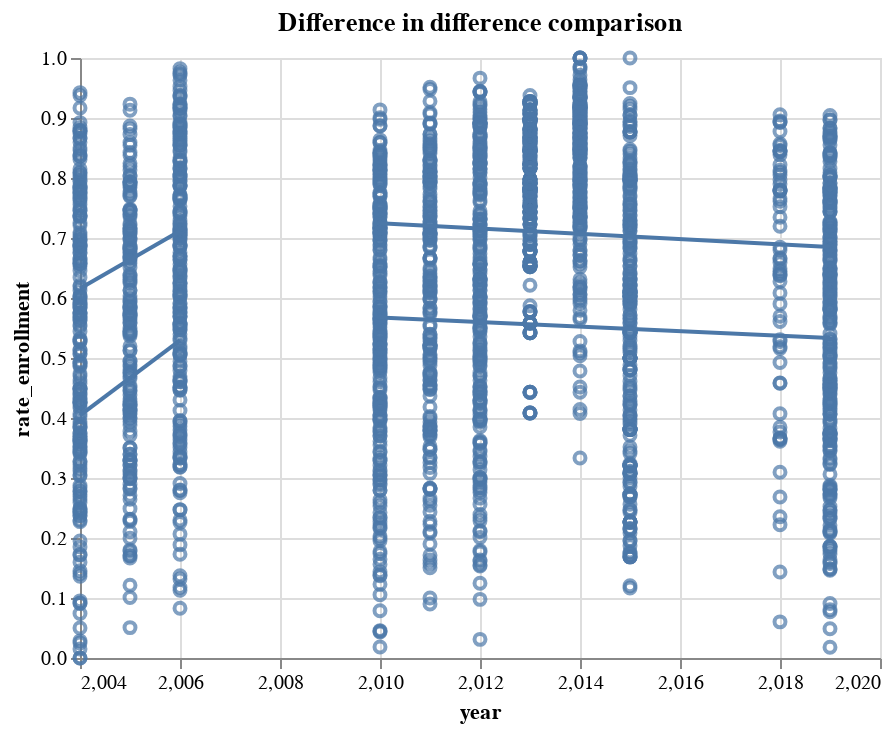

The notebook cell saved with this chart:
### Code cell
import altair as alt

base = (
    alt.Chart(Y_t1_pre, title="Difference in difference comparison")
    .mark_point()
    .encode(
        alt.X("year", scale=alt.Scale(zero=False)),
        alt.Y("rate_enrollment", scale=alt.Scale(zero=False)),
    )
)

base2 = (
    alt.Chart(Y_t0_pre)
    .mark_point()
    .encode(
        alt.X("year", scale=alt.Scale(zero=False)),
        alt.Y("rate_enrollment", scale=alt.Scale(zero=False)),
    )
)

base3 = (
    alt.Chart(Y_t0_post)
    .mark_point()
    .encode(
        alt.X("year", scale=alt.Scale(zero=False)),
        alt.Y("rate_enrollment", scale=alt.Scale(zero=False)),
    )
)

base4 = (
    alt.Chart(Y_t1_post)
    .mark_point()
    .encode(
        alt.X("year", scale=alt.Scale(zero=False)),
        alt.Y("rate_enrollment", scale=alt.Scale(zero=False)),
    )
)
# Adding linear regression to observe trend
(
    base
    + base2
    + base3
    + base4
    + base.transform_regression("year", "rate_enrollment").mark_line()
    + base2.transform_regression("year", "rate_enrollment").mark_line()
    + base3.transform_regression("year", "rate_enrollment").mark_line()
    + base4.transform_regression("year", "rate_enrollment").mark_line()
)

### Figure 1 — Vega-Lite specification as saved in the notebook (floating-point values rounded to 4 significant figures; data arrays with more than 128 entries replaced by an {"elided": "..."} marker saying what was removed)
{"config": {"view": {"continuousWidth": 400, "continuousHeight": 300}}, "layer": [{"data": {"name": "data-4c86ab1b1f642f4608b9838485cde1d3"}, "mark": "point", "encoding": {"x": {"type": "quantitative", "field": "year", "scale": {"zero": false}}, "y": {"type": "quantitative", "field": "rate_enrollment", "scale": {"zero": false}}}, "title": "Difference in difference comparison"}, {"data": {"name": "data-8ad430b178c46943568d109f8d82177e"}, "mark": "point", "encoding": {"x": {"type": "quantitative", "field": "year", "scale": {"zero": false}}, "y": {"type": "quantitative", "field": "rate_enrollment", "scale": {"zero": false}}}}, {"data": {"name": "data-73a544e2a87a7887ff3b084777d467fb"}, "mark": "point", "encoding": {"x": {"type": "quantitative", "field": "year", "scale": {"zero": false}}, "y": {"type": "quantitative", "field": "rate_enrollment", "scale": {"zero": false}}}}, {"data": {"name": "data-3c32d0df497505f42b262b89af602851"}, "mark": "point", "encoding": {"x": {"type": "quantitative", "field": "year", "scale": {"zero": false}}, "y": {"type": "quantitative", "field": "rate_enrollment", "scale": {"zero": false}}}}, {"data": {"name": "data-4c86ab1b1f642f4608b9838485cde1d3"}, "mark": "line", "encoding": {"x": {"type": "quantitative", "field": "year", "scale": {"zero": false}}, "y": {"type": "quantitative", "field": "rate_enrollment", "scale": {"zero": false}}}, "title": "Difference in difference comparison", "transform": [{"on": "year", "regression": "rate_enrollment"}]}, {"data": {"name": "data-8ad430b178c46943568d109f8d82177e"}, "mark": "line", "encoding": {"x": {"type": "quantitative", "field": "year", "scale": {"zero": false}}, "y": {"type": "quantitative", "field": "rate_enrollment", "scale": {"zero": false}}}, "transform": [{"on": "year", "regression": "rate_enrollment"}]}, {"data": {"name": "data-73a544e2a87a7887ff3b084777d467fb"}, "mark": "line", "encoding": {"x": {"type": "quantitative", "field": "year", "scale": {"zero": false}}, "y": {"type": "quantitative", "field": "rate_enrollment", "scale": {"zero": false}}}, "transform": [{"on": "year", "regression": "rate_enrollment"}]}, {"data": {"name": "data-3c32d0df497505f42b262b89af602851"}, "mark": "line", "encoding": {"x": {"type": "quantitative", "field": "year", "scale": {"zero": false}}, "y": {"type": "quantitative", "field": "rate_enrollment", "scale": {"zero": false}}}, "transform": [{"on": "year", "regression": "rate_enrollment"}]}], "$schema": "https://vega.github.io/schema/vega-lite/v4.8.1.json", "datasets": {"data-4c86ab1b1f642f4608b9838485cde1d3": {"elided": "279 records"}, "data-8ad430b178c46943568d109f8d82177e": {"elided": "279 records"}, "data-73a544e2a87a7887ff3b084777d467fb": {"elided": "810 records"}, "data-3c32d0df497505f42b262b89af602851": {"elided": "810 records"}}}
